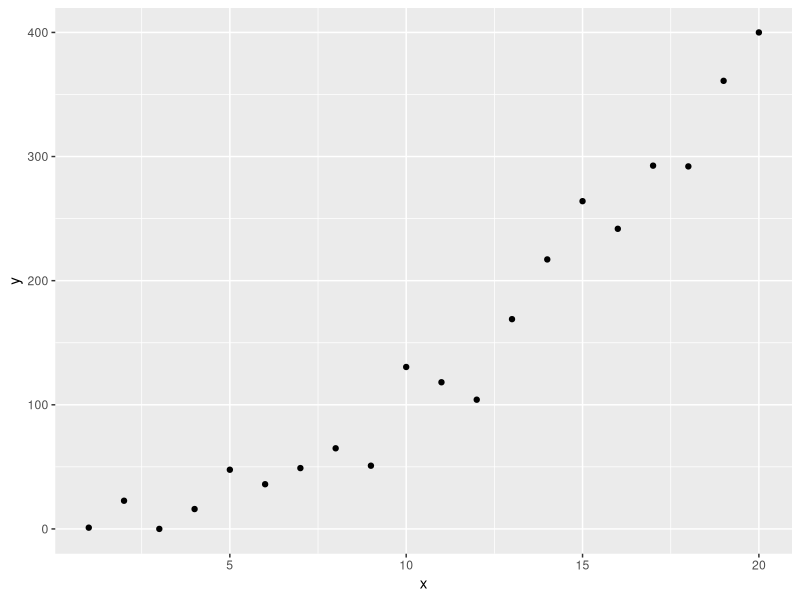

Write R code to recreate this figure. (Note: this script raises an error after producing the figure.)
## ---- chunk 1
knitr::opts_chunk$set(echo = TRUE)
library(tidyverse)
## ---- chunk 2
model_list<-list()
## ---- chunk 3
x<-seq(1,20)
y<-x^2
y_error<-50*runif(20)*sample(-1:1,20,replace = TRUE)
y<-y+y_error

df_exp<-data.frame(x,y)%>%mutate(y=ifelse(y<0,0,y))
ggplot(df_exp,aes(x=x,y=y))+geom_point()
## ---- chunk 4
model_list[['base']]<-lm(y~x,data=df_exp)
summary(model_list[['base']])


## ---- chunk 5
library(lmtest)
lmtest::bptest(model_list[['base']])
## ---- chunk 6
resid_panel(model_list[['base']])
## ---- chunk 7
(p1<-powerTransform(df_exp))


model_list[['transform']]<-lm(y^p1$lambda[[2]]~x,data = df_exp)

summary(model_list[['transform']])
resid_panel(model_list[['transform']])
## ---- chunk 8
#function for looking at adjusted r squared values
lapply(model_list, function(f) list(adj.r.squared=summary(f)$adj.r.squared,beta_estimate=f$coefficient[[2]],confidence_interval=confint(f)))
